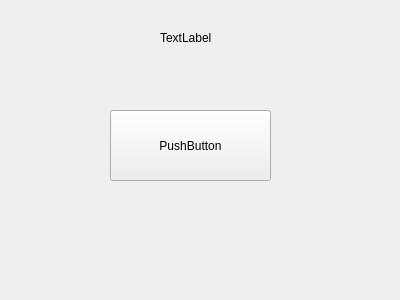
<?xml version="1.0" encoding="UTF-8"?>
<ui version="4.0">
 <class>Widget</class>
 <widget class="QWidget" name="Widget">
  <property name="geometry">
   <rect>
    <x>0</x>
    <y>0</y>
    <width>400</width>
    <height>300</height>
   </rect>
  </property>
  <property name="windowTitle">
   <string>Widget</string>
  </property>
  <widget class="Mypushbutton" name="pushButton">
   <property name="geometry">
    <rect>
     <x>110</x>
     <y>110</y>
     <width>161</width>
     <height>71</height>
    </rect>
   </property>
   <property name="text">
    <string>PushButton</string>
   </property>
  </widget>
  <widget class="QLabel" name="label">
   <property name="geometry">
    <rect>
     <x>160</x>
     <y>30</y>
     <width>72</width>
     <height>15</height>
    </rect>
   </property>
   <property name="text">
    <string>TextLabel</string>
   </property>
  </widget>
 </widget>
 <layoutdefault spacing="6" margin="11"/>
 <customwidgets>
  <customwidget>
   <class>Mypushbutton</class>
   <extends>QPushButton</extends>
   <header>mypushbutton.h</header>
  </customwidget>
 </customwidgets>
 <resources/>
 <connections/>
</ui>
